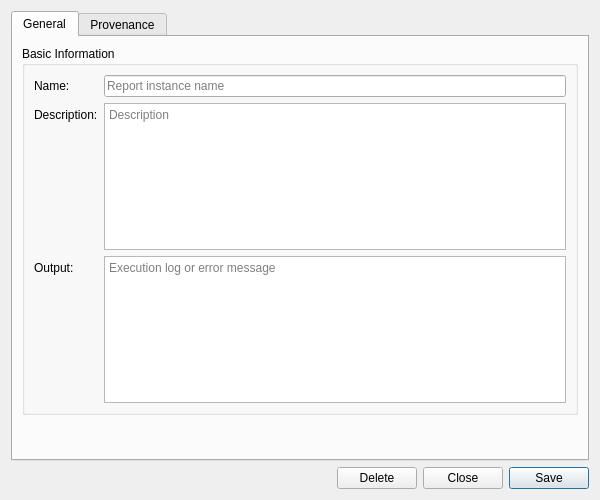
<?xml version="1.0" encoding="UTF-8"?>
<ui version="4.0">
 <class>ReportInstanceDetailDialog</class>
 <widget class="QWidget" name="ReportInstanceDetailDialog">
  <property name="geometry">
   <rect>
    <x>0</x>
    <y>0</y>
    <width>600</width>
    <height>500</height>
   </rect>
  </property>
  <property name="sizePolicy">
   <sizepolicy hsizetype="Preferred" vsizetype="Preferred">
    <horstretch>0</horstretch>
    <verstretch>0</verstretch>
   </sizepolicy>
  </property>
  <property name="minimumSize">
   <size>
    <width>600</width>
    <height>500</height>
   </size>
  </property>
  <property name="windowTitle">
   <string>Report Instance Details</string>
  </property>
  <layout class="QVBoxLayout" name="verticalLayout">
   <item>
    <widget class="QTabWidget" name="tabWidget">
     <property name="currentIndex"><number>0</number></property>
     <widget class="QWidget" name="generalTab">
      <attribute name="title"><string>General</string></attribute>
      <layout class="QVBoxLayout" name="generalLayout">
       <item>
        <widget class="QGroupBox" name="basicInfoGroup">
         <property name="title">
          <string>Basic Information</string>
         </property>
         <layout class="QFormLayout" name="formLayout">
          <item row="0" column="0">
           <widget class="QLabel" name="labelName">
            <property name="text">
             <string>Name:</string>
            </property>
           </widget>
          </item>
          <item row="0" column="1">
           <widget class="QLineEdit" name="nameEdit">
            <property name="placeholderText">
             <string>Report instance name</string>
            </property>
           </widget>
          </item>
          <item row="1" column="0">
           <widget class="QLabel" name="labelDescription">
            <property name="text">
             <string>Description:</string>
            </property>
           </widget>
          </item>
          <item row="1" column="1">
           <widget class="QPlainTextEdit" name="descriptionEdit">
            <property name="minimumSize">
             <size>
              <width>0</width>
              <height>80</height>
             </size>
            </property>
            <property name="maximumSize">
             <size>
              <width>16777215</width>
              <height>150</height>
             </size>
            </property>
            <property name="placeholderText">
             <string>Description</string>
            </property>
           </widget>
          </item>
          <item row="2" column="0">
           <widget class="QLabel" name="labelOutputMessage">
            <property name="text">
             <string>Output:</string>
            </property>
           </widget>
          </item>
          <item row="2" column="1">
           <widget class="QPlainTextEdit" name="outputEdit">
            <property name="minimumSize">
             <size>
              <width>0</width>
              <height>80</height>
             </size>
            </property>
            <property name="maximumSize">
             <size>
              <width>16777215</width>
              <height>150</height>
             </size>
            </property>
            <property name="placeholderText">
             <string>Execution log or error message</string>
            </property>
           </widget>
          </item>
         </layout>
        </widget>
       </item>
       <item>
        <spacer name="verticalSpacer">
         <property name="orientation">
          <enum>Qt::Vertical</enum>
         </property>
         <property name="sizeHint" stdset="0">
          <size>
           <width>20</width>
           <height>40</height>
          </size>
         </property>
        </spacer>
       </item>
      </layout>
     </widget>
     <widget class="QWidget" name="provenanceTab">
      <attribute name="title"><string>Provenance</string></attribute>
      <layout class="QVBoxLayout" name="provenanceTabLayout">
       <item>
        <widget class="ores::qt::ProvenanceWidget" name="provenanceWidget" native="true"/>
       </item>
      </layout>
     </widget>
    </widget>
   </item>
   <item>
    <layout class="QHBoxLayout" name="buttonLayout">
     <item>
      <spacer name="horizontalSpacer">
       <property name="orientation">
        <enum>Qt::Horizontal</enum>
       </property>
       <property name="sizeHint" stdset="0">
        <size>
         <width>40</width>
         <height>20</height>
        </size>
       </property>
      </spacer>
     </item>
     <item>
      <widget class="QPushButton" name="deleteButton">
       <property name="text">
        <string>Delete</string>
       </property>
      </widget>
     </item>
     <item>
      <widget class="QPushButton" name="closeButton">
       <property name="text">
        <string>Close</string>
       </property>
      </widget>
     </item>
     <item>
      <widget class="QPushButton" name="saveButton">
       <property name="text">
        <string>Save</string>
       </property>
       <property name="default">
        <bool>true</bool>
       </property>
      </widget>
     </item>
    </layout>
   </item>
  </layout>
 </widget>
 <customwidgets>
  <customwidget>
   <class>ores::qt::ProvenanceWidget</class>
   <extends>QWidget</extends>
   <header>ores.qt/ProvenanceWidget.hpp</header>
  </customwidget>
 </customwidgets>
 <resources/>
 <connections/>
</ui>
